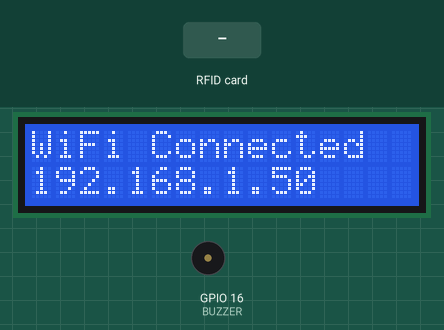
This sketch was run on a simulated ESP8266 (NodeMCU). Parts: 16×2 character LCD, buzzer (waves = sounding, pin HIGH). Inputs (shaded band) come from the test bench. WiFi joins after 1.5 s; servers stay silent unless stated; uploads are accepted with an empty reply; what the sketch prints to the serial monitor is not drawn.

Above: at 3.4 s.
At 6.7 s:
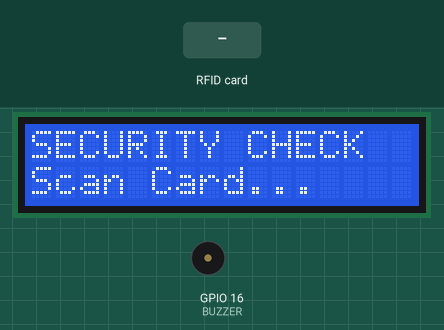
6.8 s: RFID card 5E 7A 19 C4 held to the reader
At 6.94 s:
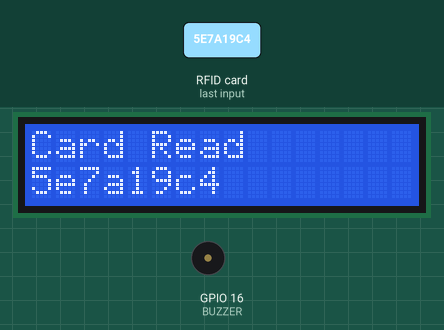
At 8.5 s:
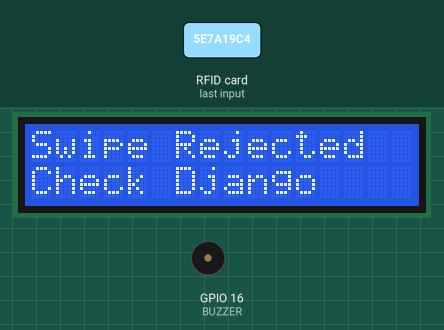
Timing chart, 0 to 10.0 s (numbered marks = the images above; inputs shaded):
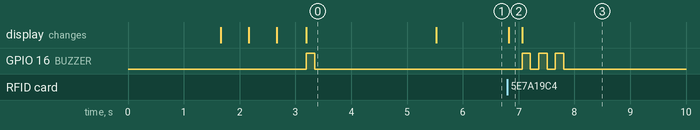

Measured:
- after the input at 6.8 s, GPIO 16 (BUZZER): alternates HIGH for 0.15 s and LOW for 0.15 s, 6 changes in all, then stays LOW, starting after 0.26 s; the display: changes at once (image 2)
- what the display in image 0 shows lasts 2.3 s, from 3.2 s to 5.5 s

The sketch:

esp32_rfid_attendance.ino
```cpp
#include <ESP8266WiFi.h>
#include <ESP8266HTTPClient.h>
#include <Wire.h>
#include <LiquidCrystal_I2C.h>
#include <SPI.h>
#include <MFRC522.h>

const char* WIFI_SSID = "lab4";
const char* WIFI_PASSWORD = "123456789";

const char* ATTENDANCE_API_URL = "http://192.168.137.71:8000/api/iot/attendance/";

const char* DEVICE_CODE = "GATE-005-KAMPALA-ROAD-001";
const char* API_KEY = "baEQJpikiu2v6mGjam7_0wIu2vcuQfEl";

// ESP8266 GPIO NUMBERS
#define SS_PIN 2       // D4
#define RST_PIN 0      // D3
#define BUZZER 16      // D0

#define LCD_SDA 4      // D2
#define LCD_SCL 5      // D1

LiquidCrystal_I2C lcd(0x27, 16, 2);
MFRC522 rfid(SS_PIN, RST_PIN);

String getUID() {
  String uid = "";
  for (byte i = 0; i < rfid.uid.size; i++) {
    if (rfid.uid.uidByte[i] < 0x10) uid += "0";
    uid += String(rfid.uid.uidByte[i], HEX);
  }
  uid.toLowerCase();
  return uid;
}

void beep(int times) {
  for (int i = 0; i < times; i++) {
    digitalWrite(BUZZER, HIGH);
    delay(150);
    digitalWrite(BUZZER, LOW);
    delay(150);
  }
}

void showReady() {
  lcd.clear();
  lcd.setCursor(0, 0);
  lcd.print("SECURITY CHECK");
  lcd.setCursor(0, 1);
  lcd.print("Scan Card...");
}

void connectWiFi() {
  lcd.clear();
  lcd.setCursor(0, 0);
  lcd.print("Connecting WiFi");

  WiFi.begin(WIFI_SSID, WIFI_PASSWORD);

  int attempts = 0;
  while (WiFi.status() != WL_CONNECTED && attempts < 30) {
    delay(500);
    lcd.setCursor(attempts % 16, 1);
    lcd.print(".");
    attempts++;
  }

  lcd.clear();

  if (WiFi.status() == WL_CONNECTED) {
    lcd.setCursor(0, 0);
    lcd.print("WiFi Connected");
    lcd.setCursor(0, 1);
    lcd.print(WiFi.localIP());
    beep(1);
  } else {
    lcd.setCursor(0, 0);
    lcd.print("WiFi Failed");
    lcd.setCursor(0, 1);
    lcd.print("Check WiFi");
    beep(3);
  }

  delay(2000);
}

bool sendAttendanceSwipe(String uid) {
  if (WiFi.status() != WL_CONNECTED) {
    connectWiFi();
  }

  if (WiFi.status() != WL_CONNECTED) {
    return false;
  }

  WiFiClient client;
  HTTPClient http;

  http.begin(client, ATTENDANCE_API_URL);
  http.addHeader("Content-Type", "application/json");

  String payload = "{";
  payload += "\"device_code\":\"" + String(DEVICE_CODE) + "\",";
  payload += "\"api_key\":\"" + String(API_KEY) + "\",";
  payload += "\"card_id\":\"" + uid + "\",";
  payload += "\"action\":\"auto\"";
  payload += "}";

  int statusCode = http.POST(payload);
  String response = http.getString();

  http.end();

  Serial.print("HTTP Status: ");
  Serial.println(statusCode);
  if (statusCode <= 0) {
    Serial.print("HTTP Error: ");
    Serial.println(http.errorToString(statusCode));
  }
  Serial.print("Payload: ");
  Serial.println(payload);
  Serial.println(response);

  lcd.clear();

  if (statusCode >= 200 && statusCode < 300 && response.indexOf("\"success\": true") >= 0) {
    lcd.setCursor(0, 0);
    lcd.print("Swipe Accepted");

    if (response.indexOf("Check-out") >= 0) {
      lcd.setCursor(0, 1);
      lcd.print("CHECKED OUT");
      beep(2);
    } else {
      lcd.setCursor(0, 1);
      lcd.print("CHECKED IN");
      beep(1);
    }

    return true;
  }

  lcd.setCursor(0, 0);
  lcd.print("Swipe Rejected");
  lcd.setCursor(0, 1);

  if (statusCode == 403) {
    lcd.print("Bad Device Key");
  } else if (statusCode <= 0) {
    lcd.print("Server Offline");
  } else {
    lcd.print("Check Django");
  }

  beep(3);
  return false;
}

void setup() {
  Serial.begin(115200);

  pinMode(BUZZER, OUTPUT);
  digitalWrite(BUZZER, LOW);

  Wire.begin(LCD_SDA, LCD_SCL);

  lcd.init();
  lcd.backlight();

  SPI.begin();
  rfid.PCD_Init();

  lcd.setCursor(0, 0);
  lcd.print("RFID Attendance");
  lcd.setCursor(0, 1);
  lcd.print("Starting...");
  delay(1500);

  connectWiFi();
  showReady();
}

void loop() {
  if (!rfid.PICC_IsNewCardPresent()) {
    return;
  }

  if (!rfid.PICC_ReadCardSerial()) {
    return;
  }

  String uid = getUID();

  Serial.print("Card UID: ");
  Serial.println(uid);

  lcd.clear();
  lcd.setCursor(0, 0);
  lcd.print("Card Read");
  lcd.setCursor(0, 1);
  lcd.print(uid.substring(0, 16));

  sendAttendanceSwipe(uid);

  delay(2500);
  showReady();

  rfid.PICC_HaltA();
  rfid.PCD_StopCrypto1();
}
```
